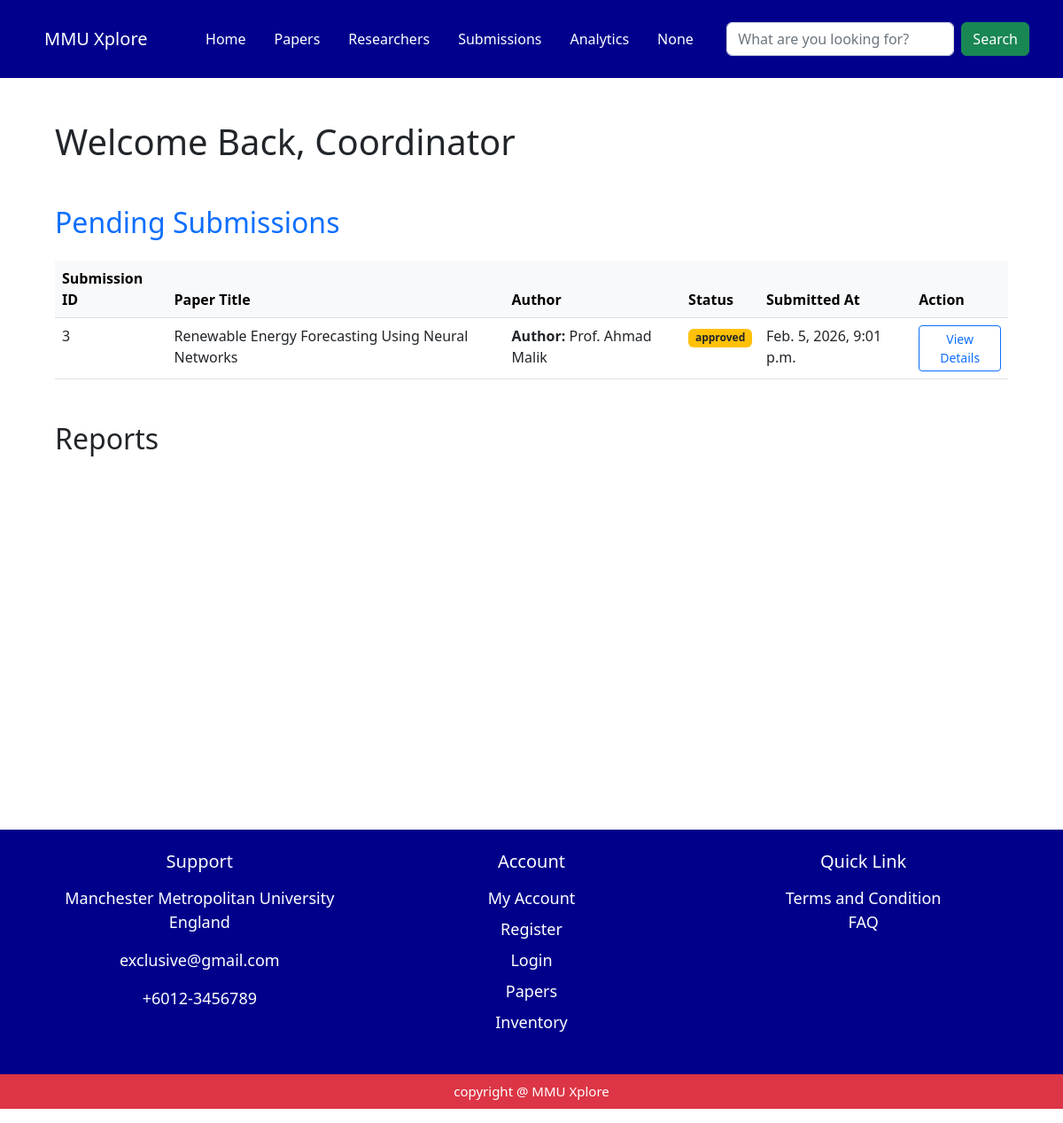
Screenshot of /coordinator/home/12/ with the database file from the repository.
### myapp/models.py (models this page shows, shortened)
class Submissions(models.Model):
     submission_id = models.AutoField(primary_key=True)
     paper_id = models.ForeignKey(ResearchPaper, on_delete=models.CASCADE)
     submitted_at = models.DateTimeField(auto_now_add=True)
     status = models.CharField(max_length=50, default='under review')

class ResearchPaper(models.Model):
    PAPER_STATUS_CHOICES = [
        ('pending', 'Pending'),
        ('approved', 'Approved'),
        ('rejected', 'Rejected'),
    ]
    paper_id = models.AutoField(primary_key=True)
    researcher_id = models.ForeignKey(Researcher, on_delete=models.CASCADE , null=True, blank=True)
    prog_coor_id = models.ForeignKey(ProgrammeCoordinator, on_delete=models.SET_NULL, null=True, blank=True)
    paper_title = models.CharField(max_length=250)
    paper_category = models.CharField(max_length=100)
    paper_desc = models.TextField()
    paper_doi = models.CharField(max_length=100, blank=True, verbose_name="DOI")
    paper_pdf = models.FileField(upload_to='research_papers/')
    paper_status = models.CharField(max_length=20, choices=PAPER_STATUS_CHOICES, default='Pending')
    paper_coauthor = models.ManyToManyField(User, related_name='coauthored_papers', blank=True)
    total_bookmarked = models.IntegerField(default=0)
    total_likes = models.IntegerField(default=0)
    student_id = models.ForeignKey(Student, on_delete=models.SET_NULL, null=True, blank=True)
    published_date = models.DateField(null=True, blank=True)
    last_updated = models.DateTimeField(auto_now=True)

class Researcher(models.Model):
     researcher_id = models.AutoField(primary_key=True)
     user_id = models.ForeignKey(User, on_delete=models.CASCADE)
     bio_description = models.TextField(blank=True)
     OCRID = models.CharField(max_length=50, blank=True)
     google_scholar_id = models.CharField(max_length=50, blank=True)
     publications = models.TextField(blank=True)

class User(models.Model):
     user_id = models.AutoField(primary_key=True)
     fullname = models.CharField(max_length=150 , default='unknown' , blank=True)
     university_id = models.CharField(max_length=50, unique=True , default='0000')
     email = models.EmailField(unique=True , default='unknown@example.com')
     password = models.CharField(max_length=250 , default='password')
     role = models.CharField(max_length=50, default='student')
     avatar = models.FileField(upload_to='profile/', blank=True, null=True)
     date_joined = models.DateTimeField(auto_now_add=True )

### myapp/views.py (the view)
# urls.py: path('coordinator/home/<int:user_id>/', views.coordinator_home, name='coordinator_home'),
def coordinator_home(request, user_id):
    coordinator = get_object_or_404(ProgrammeCoordinator, user_id__user_id=user_id)
    user_name = request.session.get('user_name')
    submission = Submissions.objects.filter(status__in=['approved', 'revision']).select_related('paper_id')
    pastSubmission = Submissions.objects.filter(status__in=['approved', 'rejected']).select_related('paper_id')
    return render(request, 'coordinator/coordinator_home.html', {
        'coordinator': coordinator,
        'user_name': user_name,
        'submissions': submission,
        'pastSubmissions': pastSubmission,
    })

### myapp/views.py (called while the page is built)
def notification_context(request):
    user_name = request.session.get('user_name', 'Guest')
    user_id = request.session.get('user_id')
    read_ids = request.session.get('read_notifications', [])
    notifications = [] # This will essentially be "unread_notifications" for the navbar
    if user_id:
        all_notifs = Notification.objects.filter(user_id_id=user_id).order_by('-created_at')
        notifications = [n for n in all_notifs if n.notify_id not in read_ids]
    elif user_name != 'Guest':
         user = User.objects.filter(fullname=user_name).first()
         if user:
             all_notifs = Notification.objects.filter(user_id=user).order_by('-created_at')
             notifications = [n for n in all_notifs if n.notify_id not in read_ids]
    return {'notifications': notifications}

### myapp/templates/coordinator/coordinator_home.html (shortened to what this page needs)
<!DOCTYPE html>
<html lang="en">
<head>
    <link href="https://cdn.jsdelivr.net/npm/bootstrap@5.2.3/dist/css/bootstrap.min.css" rel="stylesheet">
</head>
<body>
{% include 'components/coordinator_navbar.html' %}
<div class = "page-wrapper">
    <div class="container mt-5">
    <h1 class="mb-4">Welcome Back, Coordinator</h1>
    </div>
    <div class="container mt-5">
        <h2 class="mb-4"><a href="{% url 'coordinator_submissions' %}" style="text-decoration: none;">Pending Submissions</a></h2>
        <table class="table table-hover mt-4">
        <thead class="table-light">
            <tr>
                <th>Submission ID</th> <th>Paper Title</th> <th>Author</th>
                <th>Status</th>        <th>Submitted At</th>  <th>Action</th>
            </tr>
        </thead>
        <tbody>
        {% for submission in submissions %}
        <tr>
            <td>{{ submission.submission_id }}</td>
            <td>{{ submission.paper_id.paper_title }}</td>
            <td class="mb-1"><strong>Author:</strong> {{ submission.paper_id.researcher_id.user_id.fullname }}</td>
            <td>
                <span class="badge bg-warning text-dark">{{ submission.status }}</span>
            </td>
            <td>{{ submission.paper_id.last_updated }}</td>
            <td>
                <a href="{% url 'submission_detail' submission.submission_id %}" class="btn btn-sm btn-outline-primary">
                    View Details
                </a>
            </td>
        </tr>
        {% empty %}
        <tr>
            <td colspan="5" class="text-center py-4">No pending submissions found.</td>
        </tr>
        {% endfor %}
    </tbody>
    </table>
    </div>
    <div class="container mt-5">
    <h2 class="mb-4">Reports</h2>
    </div>
</div>
 {% include 'components/footer.html' %}
</body>
</html>

### myapp/templates/coordinator/coordinator_home.html (style rules this page uses)
.page-wrapper { background-color: #ffffff; max-width: 1100px; margin: 0 auto; min-height: 100vh; padding-bottom: 200px; }

### rows the page displays
Submissions: submission_id "3", paper_id.paper_title "Renewable Energy Forecasting Using Neural Networks", paper_id.researcher_id.user_id.fullname "Prof. Ahmad Malik", status "approved", paper_id.last_updated "Feb. 5, 2026, 9:01 p.m."

### other values shown
{{ user_name }} "None"
